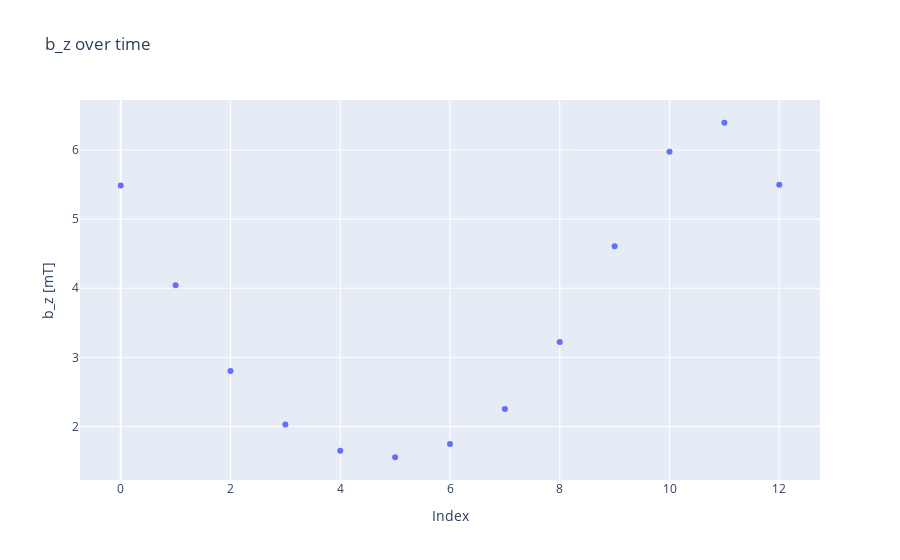

Notebook source saved alongside this figure:
### Code cell
measuredbz = go.Scatter(x=index, y=bz7, mode='markers')
layoutbz = go.Layout(title='b_z over time')
figbz = go.Figure(data=[measuredbz], layout=layoutbz)
figbz.update_yaxes(scaleanchor='y')
figbz.update_layout(
    xaxis_title="Index",
    yaxis_title="b_z [mT]"
)
figbz.show()

### Figure 1 — Plotly figure (JSON) as saved in the notebook; plotly's stock layout.template omitted (floating-point values rounded to 4 significant figures)
{"data": [{"mode": "markers", "type": "scatter", "x": [0, 1, 2, 3, 4, 5, 6, 7, 8, 9, 10, 11, 12], "y": [5.487, 4.045, 2.801, 2.029, 1.648, 1.555, 1.747, 2.254, 3.224, 4.608, 5.975, 6.395, 5.497]}], "layout": {"title": {"text": "b_z over time"}, "xaxis": {"title": {"text": "Index"}}, "yaxis": {"scaleanchor": "y", "title": {"text": "b_z [mT]"}}}}
